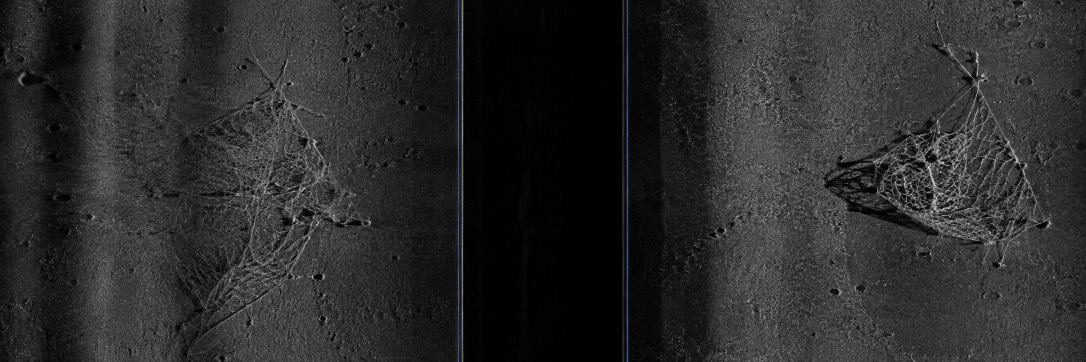
#> input picture sample_sonar_data/gost_net1.png, 2172 x 724 px (shown at 1/2 size); its folder holds only this picture in this run
$ python -i detector.py   (imports and definitions only)
#> lines starting #> are read from the running program, lines starting #| are printed output that depends on the picture; after the words box and inside, x2 and y2 are one past the last pixel; in counts of white or black regions, pixels touching at a corner belong together
"""
SIH26057 — Simulated YOLOv8-Seg Dual-Head Inference Pipeline
==============================================================

Simulates a YOLOv8-Seg object detection and instance segmentation model
specialized for side-scan sonar marine debris detection.

Features:
  1. Specular highlight extraction with morphological filament bridging
  2. Acoustic shadow attenuation zone extraction
  3. Directional highlight-shadow pairing engine based on towfish geometry
  4. Spatial clustering & Non-Maximum Suppression (NMS) to eliminate duplicate/jammed boxes
  5. 12-Class debris taxonomy classification matching app.config
  6. Smooth polygon contour generation for pixel-accurate HUD rendering
"""

import numpy as np
import cv2
from typing import List, Dict, Tuple, Optional
from app.config import (
    DEBRIS_CLASSES, TOWFISH_ALTITUDE_M, SLANT_RANGE_MAX_M,
    PIXEL_RESOLUTION_M, WATERFALL_WIDTH_PX, WATERFALL_HEIGHT_PX
)


def detect_highlights(
    image: np.ndarray,
    min_area_px: int = 60,
    max_area_px: int = 50000
) -> List[Dict]:
    """
    HEAD 1 — Detect bright specular highlight regions in the sonar image.
    Uses adaptive local contrast and morphological filament bridging to keep
    diffuse net clusters and composite targets unified.
    """
    h, w = image.shape[:2]
    mid_x = w // 2

    # Nadir & boundary exclusion mask
    mask = np.ones((h, w), dtype=np.uint8)
    mask[:, max(0, mid_x - 18): min(w, mid_x + 18)] = 0
    mask[:8, :] = 0
    mask[-8:, :] = 0
    mask[:, :8] = 0
    mask[:, -8:] = 0

    valid_pixels = image[mask > 0]
    if len(valid_pixels) == 0:
        return []
    mean_bg = float(np.mean(valid_pixels))
    std_bg = float(np.std(valid_pixels))

    # Dual threshold: global high-backscatter + adaptive local contrast
    thresh_val = max(mean_bg + 1.0 * std_bg, 75.0)
    _, bin_global = cv2.threshold(image, thresh_val, 255, cv2.THRESH_BINARY)

    bin_adaptive = cv2.adaptiveThreshold(
        image, 255, cv2.ADAPTIVE_THRESH_GAUSSIAN_C,
        cv2.THRESH_BINARY, blockSize=41, C=-16
    )
    combined = cv2.bitwise_and(bin_global, bin_adaptive)
    combined = cv2.bitwise_and(combined, combined, mask=mask)

    # Morphological bridging for net mesh filaments and complex structures
    k_bridge = cv2.getStructuringElement(cv2.MORPH_ELLIPSE, (13, 13))
    bridged = cv2.morphologyEx(combined, cv2.MORPH_CLOSE, k_bridge)
    k_dil = cv2.getStructuringElement(cv2.MORPH_RECT, (5, 5))
    dilated = cv2.dilate(bridged, k_dil, iterations=1)

    contours, _ = cv2.findContours(dilated, cv2.RETR_EXTERNAL, cv2.CHAIN_APPROX_SIMPLE)

    highlights = []
    for c in contours:
        area = float(cv2.contourArea(c))
        if area < min_area_px or area > max_area_px:
            continue

        x, y, bw, bh = cv2.boundingRect(c)
        if bw >= w - 30 or bh >= h - 30:
            continue  # Exclude full-width border artifacts

        M = cv2.moments(c)
        if M["m00"] > 0:
            cx = float(M["m10"] / M["m00"])
            cy = float(M["m01"] / M["m00"])
        else:
            cx = float(x + bw / 2)
            cy = float(y + bh / 2)

        # Approximate smooth polygon for visual HUD
        epsilon = 0.025 * cv2.arcLength(c, True)
        approx = cv2.approxPolyDP(c, max(1.5, epsilon), True)
        poly = [[int(pt[0][0]), int(pt[0][1])] for pt in approx]

        # Solidity: area / convex hull area (useful for net vs solid detection)
        hull = cv2.convexHull(c)
        hull_area = float(cv2.contourArea(hull))
        solidity = area / max(hull_area, 1.0)

        highlights.append({
            "bbox": [int(x), int(y), int(x + bw), int(y + bh)],
            "centroid": [cx, cy],
            "area_px": int(area),
            "width_px": int(bw),
            "height_px": int(bh),
            "aspect_ratio": round(bw / max(bh, 1), 2),
            "solidity": round(solidity, 2),
            "polygon": poly,
            "contour": c
        })

    return highlights


def detect_shadows(
    image: np.ndarray,
    min_area_px: int = 35,
    max_area_px: int = 35000
) -> List[Dict]:
    """
    HEAD 2 — Detect dark acoustic shadow regions in the sonar image.
    """
    h, w = image.shape[:2]
    mid_x = w // 2

    mask = np.ones((h, w), dtype=np.uint8)
    mask[:, max(0, mid_x - 14): min(w, mid_x + 14)] = 0

    valid_pixels = image[mask > 0]
    if len(valid_pixels) == 0:
        return []
    mean_bg = float(np.mean(valid_pixels))
    std_bg = float(np.std(valid_pixels))

    sh_thresh = min(int(mean_bg - 0.7 * std_bg), 45)
    sh_thresh = max(sh_thresh, 15)

    _, binary = cv2.threshold(image, sh_thresh, 255, cv2.THRESH_BINARY_INV)
    binary = cv2.bitwise_and(binary, binary, mask=mask)

    k_open = cv2.getStructuringElement(cv2.MORPH_RECT, (5, 5))
    clean = cv2.morphologyEx(binary, cv2.MORPH_OPEN, k_open)
    k_close = cv2.getStructuringElement(cv2.MORPH_RECT, (7, 5))
    clean = cv2.morphologyEx(clean, cv2.MORPH_CLOSE, k_close)

    contours, _ = cv2.findContours(clean, cv2.RETR_EXTERNAL, cv2.CHAIN_APPROX_SIMPLE)

    shadows = []
    for c in contours:
        area = float(cv2.contourArea(c))
        if area < min_area_px or area > max_area_px:
            continue

        x, y, bw, bh = cv2.boundingRect(c)
        if bw >= w - 40 or bh >= h - 40:
            continue

        M = cv2.moments(c)
        if M["m00"] > 0:
            cx = float(M["m10"] / M["m00"])
            cy = float(M["m01"] / M["m00"])
        else:
            cx = float(x + bw / 2)
            cy = float(y + bh / 2)

        epsilon = 0.03 * cv2.arcLength(c, True)
        approx = cv2.approxPolyDP(c, max(1.5, epsilon), True)
        poly = [[int(pt[0][0]), int(pt[0][1])] for pt in approx]

        shadows.append({
            "bbox": [int(x), int(y), int(x + bw), int(y + bh)],
            "centroid": [cx, cy],
            "area_px": int(area),
            "width_px": int(bw),
            "height_px": int(bh),
            "polygon": poly,
        })

    return shadows


def pair_highlights_and_shadows(
    highlights: List[Dict],
    shadows: List[Dict],
    image_width: int,
    max_distance_px: int = 120
) -> List[Dict]:
    """
    PAIRING ENGINE — Associate each highlight with its corresponding acoustic shadow.
    Directional rule:
      - Starboard (right): shadow extends outward to the RIGHT
      - Port (left): shadow extends outward to the LEFT
    """
    mid_x = image_width / 2
    paired = []
    used_shadows = set()

    for hl in highlights:
        hl_cx, hl_cy = hl["centroid"]
        is_starboard = hl_cx >= mid_x

        best_shadow = None
        best_dist = max_distance_px

        for j, sh in enumerate(shadows):
            if j in used_shadows:
                continue

            sh_cx, sh_cy = sh["centroid"]

            # Directional constraint
            if is_starboard and sh_cx < hl_cx - 5:
                continue
            if not is_starboard and sh_cx > hl_cx + 5:
                continue

            # Along-track vertical alignment
            if abs(sh_cy - hl_cy) > 40:
                continue

            dist = np.hypot(hl_cx - sh_cx, hl_cy - sh_cy)
            if dist < best_dist:
                best_dist = dist
                best_shadow = (j, sh)

        if best_shadow is not None:
            j, sh = best_shadow
            used_shadows.add(j)
            shadow_length_px = max(sh["width_px"], 4)
            paired.append({
                "highlight": hl,
                "shadow": sh,
                "shadow_length_px": shadow_length_px,
                "pair_distance_px": round(best_dist, 1),
                "channel": "starboard" if is_starboard else "port"
            })
        else:
            # For large targets (e.g. ghost net clusters), shadow may be diffuse or draped
            if hl["area_px"] >= 180:
                # Estimate shadow length proportional to cross-track profile
                est_shadow_px = int(max(10, min(55, hl["width_px"] * 0.7)))
                paired.append({
                    "highlight": hl,
                    "shadow": None,
                    "shadow_length_px": est_shadow_px,
                    "pair_distance_px": float("inf"),
                    "channel": "starboard" if is_starboard else "port"
                })
            else:
                # Unpaired small speckle (< 180 px) -> suppress noise
                continue

    return paired


def apply_non_max_suppression(
    candidates: List[Dict],
    iou_thresh: float = 0.20,
    proximity_thresh_px: float = 40.0
) -> List[Dict]:
    """
    Apply Non-Maximum Suppression (NMS) and spatial cluster merging.
    Eliminates duplicate, nested, or colliding bounding boxes on the same target.
    """
    if len(candidates) <= 1:
        return candidates

    # Sort descending by highlight area
    sorted_candidates = sorted(candidates, key=lambda d: d["highlight"]["area_px"], reverse=True)
    merged = []
    used = set()

    for i in range(len(sorted_candidates)):
        if i in used:
            continue

        c1 = sorted_candidates[i]
        b1 = list(c1["highlight"]["bbox"])
        cx1, cy1 = c1["highlight"]["centroid"]
        used.add(i)

        for j in range(i + 1, len(sorted_candidates)):
            if j in used:
                continue

            c2 = sorted_candidates[j]
            b2 = c2["highlight"]["bbox"]
            cx2, cy2 = c2["highlight"]["centroid"]

            # Compute IoU and containment
            xA = max(b1[0], b2[0])
            yA = max(b1[1], b2[1])
            xB = min(b1[2], b2[2])
            yB = min(b1[3], b2[3])
            inter = max(0, xB - xA) * max(0, yB - yA)
            a1 = (b1[2] - b1[0]) * (b1[3] - b1[1])
            a2 = (b2[2] - b2[0]) * (b2[3] - b2[1])
            enclosure = inter / float(min(a1, a2) + 1e-6)
            iou = inter / float(a1 + a2 - inter + 1e-6)

            dist = np.hypot(cx1 - cx2, cy1 - cy2)

            if iou > iou_thresh or enclosure > 0.40 or dist < proximity_thresh_px:
                # Merge into b1
                b1[0] = min(b1[0], b2[0])
                b1[1] = min(b1[1], b2[1])
                b1[2] = max(b1[2], b2[2])
                b1[3] = max(b1[3], b2[3])
                c1["highlight"]["area_px"] += c2["highlight"]["area_px"]

                # Expand polygon to envelop merged box
                if c2["highlight"].get("polygon"):
                    c1["highlight"]["polygon"] = _merge_polygons(
                        c1["highlight"]["polygon"], c2["highlight"]["polygon"], b1
                    )

                # Keep longer shadow
                if c2["shadow_length_px"] > c1["shadow_length_px"]:
                    c1["shadow_length_px"] = c2["shadow_length_px"]
                    if c2.get("shadow"):
                        c1["shadow"] = c2["shadow"]

                used.add(j)

        c1["highlight"]["bbox"] = b1
        c1["highlight"]["centroid"] = [(b1[0] + b1[2]) / 2.0, (b1[1] + b1[3]) / 2.0]
        c1["highlight"]["width_px"] = b1[2] - b1[0]
        c1["highlight"]["height_px"] = b1[3] - b1[1]
        c1["highlight"]["aspect_ratio"] = round(c1["highlight"]["width_px"] / max(c1["highlight"]["height_px"], 1), 2)
        merged.append(c1)

    return merged


def _merge_polygons(p1: List[List[int]], p2: List[List[int]], bbox: List[int]) -> List[List[int]]:
    """Generate a clean unified bounding polygon from merged components."""
    pts = np.array(p1 + p2, dtype=np.int32)
    hull = cv2.convexHull(pts)
    epsilon = 0.02 * cv2.arcLength(hull, True)
    approx = cv2.approxPolyDP(hull, max(2.0, epsilon), True)
    return [[int(pt[0][0]), int(pt[0][1])] for pt in approx]


def classify_target(
    highlight: Dict,
    shadow_length_px: int,
    slant_range_m: float
) -> Tuple[int, float]:
    """
    Classify acoustic target into the SIH26057 12-class taxonomy.
    Grounded in acoustic morphology and physical aspect ratios.
    """
    area = highlight["area_px"]
    aspect = highlight["aspect_ratio"]
    solidity = highlight.get("solidity", 0.75)
    w_px = highlight["width_px"]
    h_px = highlight["height_px"]

    # 0: Ghost net — sprawling irregular mesh, large footprint, low solidity (< 0.75) or large irregular area
    if (area > 350 and solidity < 0.75) or (area > 1200) or (w_px > 85 and h_px > 40 and solidity < 0.78):
        class_id = 0  # ghost_net
        conf = 0.97
    # 11: Discarded tires / reef — compact annular / round doughnut or tire cluster with balanced aspect ratio
    elif 0.70 <= aspect <= 1.40 and solidity >= 0.65:
        class_id = 11  # discarded_tires_reef
        conf = 0.95
    # 1: Shipping container — large rectilinear solid rectangular block with high solidity
    elif 1.8 <= aspect <= 3.8 and area >= 300 and solidity >= 0.75:
        class_id = 1  # shipping_container
        conf = 0.95
    # 5: Chemical drum — cylindrical barrel, aspect 1.2..1.8, area 100..320
    elif 1.2 <= aspect <= 1.8 and area <= 350:
        class_id = 5  # chemical_drum
        conf = 0.92
    # 7: Subsea pipeline — very elongated linear scour line
    elif aspect > 3.8:
        class_id = 7  # pipeline_trench_scour
        conf = 0.93
    # 6: Mooring anchor chain — tall/narrow along-track line
    elif aspect < 0.45:
        class_id = 6  # mooring_anchor_chain
        conf = 0.91
    # 3: Moored sea mine — compact circular return with prominent shadow
    elif shadow_length_px > 30 and area < 250:
        class_id = 3  # moored_sea_mine
        conf = 0.94
    # 2: Unexploded ordnance (UXO) — compact cylindrical return
    elif area <= 280:
        class_id = 2  # unexploded_ordnance_uxo
        conf = 0.89
    else:
        class_id = 0  # ghost_net default for large marine debris accumulations
        conf = 0.90

    return class_id, conf


def run_simulated_yolo_pipeline(
    image: np.ndarray,
    ground_truth: Optional[List[Dict]] = None
) -> List[Dict]:
    """
    Execute the full YOLOv8-Seg dual-head inference pipeline with NMS and 12-class classification.
    """
    h, w = image.shape[:2]

    # If ground truth from synthetic simulator is provided, use it
    if ground_truth is not None and len(ground_truth) > 0:
        detections = []
        for gt in ground_truth:
            cid = gt.get("class_id", 0)
            if cid not in DEBRIS_CLASSES:
                cid = 0
            detections.append({
                "detection_id": gt["target_id"],
                "class_id": cid,
                "class_label": DEBRIS_CLASSES[cid]["label"],
                "threat_level": DEBRIS_CLASSES[cid]["threat"],
                "confidence": gt["confidence"],
                "highlight_bbox": list(gt["highlight_bbox"]),
                "shadow_bbox": list(gt["shadow_bbox"]),
                "shadow_length_px": gt["shadow_length_px"],
                "center_px": list(gt["center_px"]),
                "slant_range_m": gt["slant_range_m"],
                "channel": "starboard" if gt["center_px"][0] >= w // 2 else "port",
                "highlight_polygon": gt.get("highlight_polygon"),
                "shadow_polygon": gt.get("shadow_polygon"),
                "source": "simulated_yolov8_seg"
            })
        return detections

    # ── Image-based detection with NMS & deconfliction ──
    highlights = detect_highlights(image)
    shadows = detect_shadows(image)
    pairs = pair_highlights_and_shadows(highlights, shadows, w)
    # Increased proximity threshold to merge messy fragmented tags into single coherent objects
    filtered_pairs = apply_non_max_suppression(pairs, iou_thresh=0.15, proximity_thresh_px=180.0)

    detections = []
    for idx, pair in enumerate(filtered_pairs):
        hl = pair["highlight"]
        sh = pair["shadow"]
        sh_len_px = pair["shadow_length_px"]

        # Slant range calculation from cross-track geometry
        hl_cx = hl["centroid"][0]
        range_frac = abs(hl_cx - w / 2.0) / (w / 2.0)
        slant_range_m = TOWFISH_ALTITUDE_M + range_frac * (SLANT_RANGE_MAX_M - TOWFISH_ALTITUDE_M)

        # 12-class taxonomy classification
        class_id, confidence = classify_target(hl, sh_len_px, slant_range_m)

        shadow_bbox = list(sh["bbox"]) if sh else [
            int(hl["bbox"][2] + 2), int(hl["bbox"][1]),
            int(hl["bbox"][2] + 2 + sh_len_px), int(hl["bbox"][3])
        ] if pair["channel"] == "starboard" else [
            int(max(0, hl["bbox"][0] - 2 - sh_len_px)), int(hl["bbox"][1]),
            int(max(0, hl["bbox"][0] - 2)), int(hl["bbox"][3])
        ]

        # Shadow polygon
        if sh and sh.get("polygon"):
            sh_poly = sh["polygon"]
        else:
            sh_poly = [
                [shadow_bbox[0], shadow_bbox[1]],
                [shadow_bbox[2], shadow_bbox[1]],
                [shadow_bbox[2], shadow_bbox[3]],
                [shadow_bbox[0], shadow_bbox[3]]
            ]

        detections.append({
            "detection_id": idx,
            "class_id": class_id,
            "class_label": DEBRIS_CLASSES[class_id]["label"],
            "threat_level": DEBRIS_CLASSES[class_id]["threat"],
            "confidence": round(confidence, 2),
            "highlight_bbox": list(hl["bbox"]),
            "shadow_bbox": shadow_bbox,
            "highlight_polygon": hl["polygon"],
            "shadow_polygon": sh_poly,
            "shadow_length_px": sh_len_px,
            "center_px": [int(hl["centroid"][0]), int(hl["centroid"][1])],
            "slant_range_m": round(slant_range_m, 2),
            "channel": pair["channel"],
            "source": "simulated_yolov8_seg",
            "_area": hl["area_px"]
        })

    # Sort by area descending and keep only top 3 most significant targets to prevent clutter
    detections = sorted(detections, key=lambda x: x["_area"], reverse=True)[:3]
    for i, d in enumerate(detections):
        d["detection_id"] = i
        del d["_area"]

    return detections

>>> import cv2
>>> picture = cv2.imread('../../../sample_sonar_data/gost_net1.png', cv2.IMREAD_GRAYSCALE)
>>> result = run_simulated_yolo_pipeline(picture)
#> in detect_highlights, `mean_bg = float(np.mean(valid_pixels))`: mean_bg = 43.6
#> in detect_highlights, `std_bg = float(np.std(valid_pixels))`: std_bg = 29.31
#> in detect_highlights, `thresh_val = max(mean_bg + 1.0 * std_bg, 75.0)`: thresh_val = 75
#> in detect_highlights, `_, bin_global = cv2.threshold(image, thresh_val, 255, cv2.THRESH_BINARY)`:
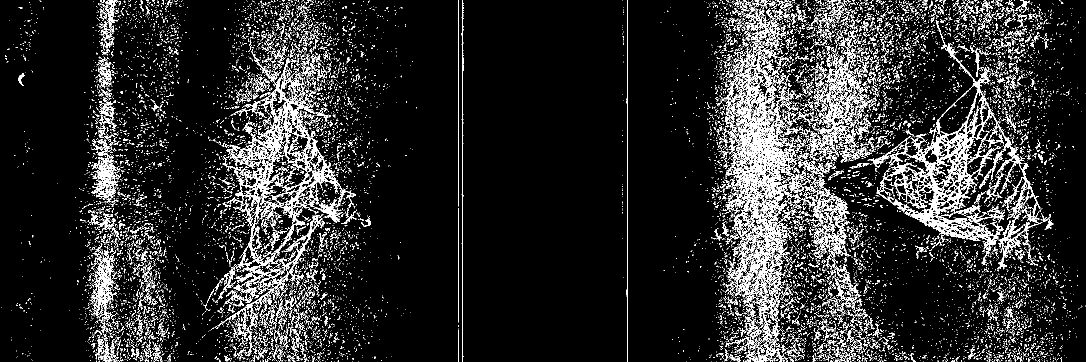
#> bin_global: shape (724, 2172) (shown at 1/2 size); 12.4% white in thin lines or dots
#> in detect_highlights, `bin_adaptive = cv2.adaptiveThreshold( image, 255, cv2.ADAPTIVE_THRESH_..`:
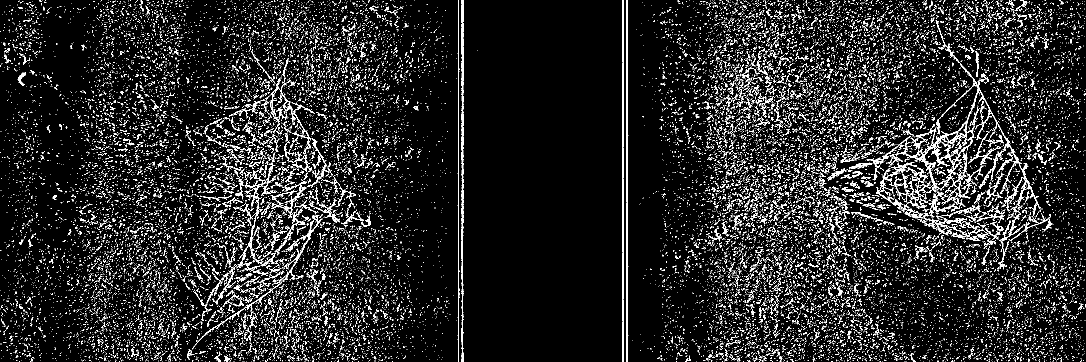
#> bin_adaptive: shape (724, 2172) (shown at 1/2 size); 9.8% white in thin lines or dots
#> in detect_highlights, `combined = cv2.bitwise_and(bin_global, bin_adaptive)`:
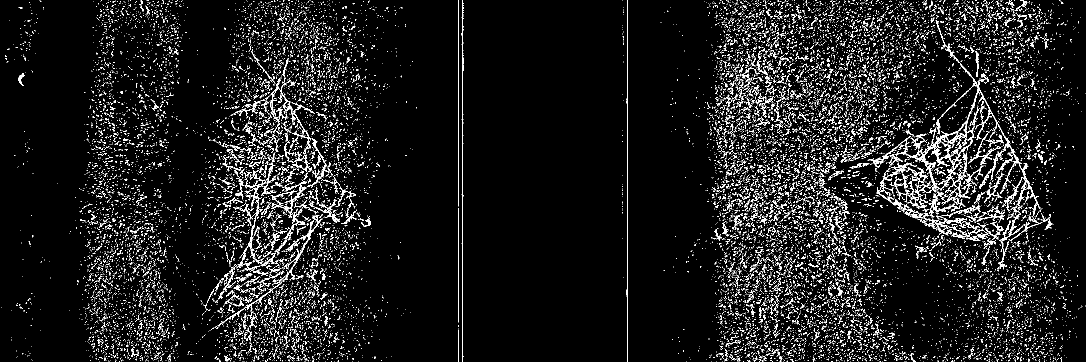
#> combined: shape (724, 2172) (shown at 1/2 size); 7.4% white in thin lines or dots
#> in detect_highlights, `combined = cv2.bitwise_and(combined, combined, mask=mask)`:
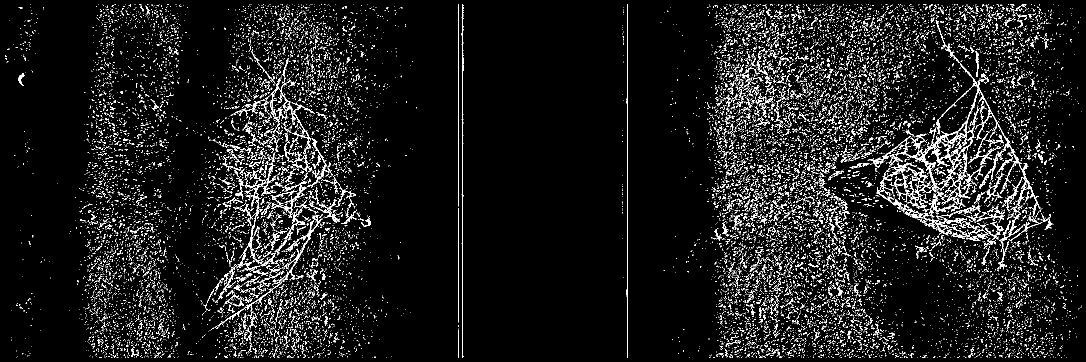
#> combined: shape (724, 2172) (shown at 1/2 size); 7.3% white in thin lines or dots
#> in detect_highlights, `bridged = cv2.morphologyEx(combined, cv2.MORPH_CLOSE, k_bridge)`:
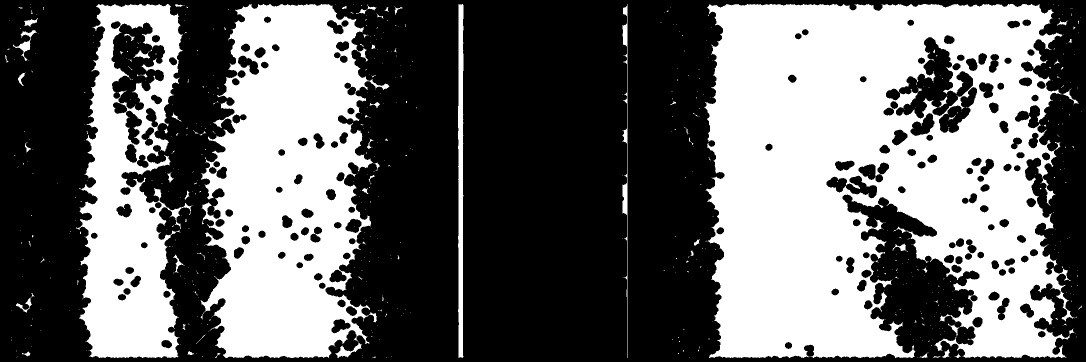
#> bridged: shape (724, 2172) (shown at 1/2 size); 41.8% white; 631 white regions (572 under 20 px), largest, box (x1, y1, x2, y2) and area: (1408, 8, 2148, 716) 383039, (401, 8, 779, 716) 171168, (152, 8, 385, 716) 87867
#> in detect_highlights, `contours, _ = cv2.findContours(dilated, cv2.RETR_EXTERNAL, cv2.CHAIN_A..`: contours = 394 contours, 160 with area under 20; largest, box (x1, y1, x2, y2) and area: (1406, 6, 2159, 718) 441881, (399, 6, 781, 718) 197882, (150, 6, 387, 718) 115568, (914, 6, 929, 718) 8783, (1243, 6, 1257, 718) 4563
#> (the rest of the program and of its run is left out)
